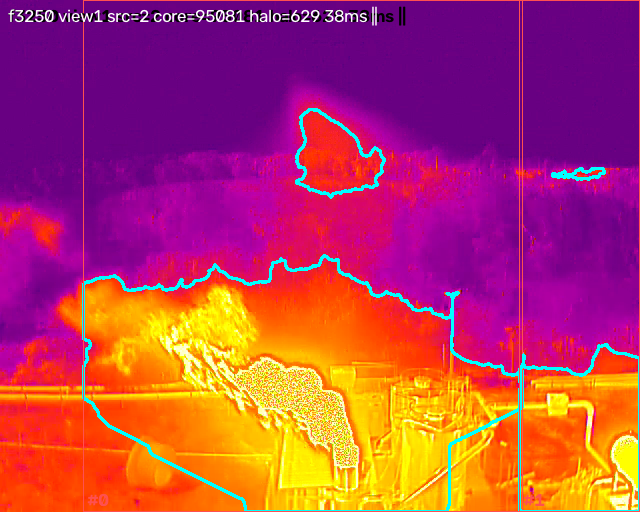
#> input picture tuned_003250.png, 640 x 512 px; its folder holds only this picture in this run
$ python -i motion.py   (imports and definitions only)   (older library calls are emulated)
#> lines starting #> are read from the running program, lines starting #| are printed output that depends on the picture
#> further down, picture is the input picture: shape (512, 640, 3); mean B, G, R 91.4, 58.1, 180.6
"""Background subtraction that survives a moving camera.

MOG2 and KNN model *this pixel* over time, so they only work when the pixel grid
is nailed to the world. Under a drone every pixel changes every frame and both
report the whole image as foreground. The geometry here is the opposite of what
they assume: the camera moves, the steam moves, the world does not.

The fix is two stages:

    GlobalMotion    estimate the frame-to-frame camera motion (a 3x3 warp)
    CompensatedSGM  warp the background model by it, *then* compare

The model is a port of the dual-mode single Gaussian model with age from
Yi et al., CVPRW 2013, "Detection of Moving Objects with Non-Stationary Cameras
in 5.8ms" (reference C++ at github.com/kmyid/fastMCD). Two Gaussians per block:
an *apparent* model that answers queries, and a *candidate* that quietly builds
up an alternative. Neither is contaminated by the other, so a plume hanging over
one spot cannot bleed into the background the way a single running average does.

Two things about this footage shape the defaults:

* The plume vents from a fixed *world* location, so once camera motion is
  compensated the plume is stationary in model coordinates. A long history will
  absorb it. What separates steam from hot metal is that it churns — keep the
  age cap short and the candidate model does the rest.
* A planar warp cannot register a 3D scene shot from a translating drone.
  Sharp static edges leave a residual proportional to their gradient, so every
  pixel is charged `edge_tolerance * |grad(background)|` of slack before it may
  be called foreground.

Known ceiling: the anchored stem of the jet is clipped white in every single
frame, so its temporal residual is zero and no motion-based method can see it.
This finds the churning head, not the column. Recovering the stem means growing
the mask along connected saturated pixels — a segmentation step, not a
background-subtraction one, and deliberately not in this module.
"""

import cv2
import numpy as np

# Ordered as the GUI combo shows them. "flow" is the default: sparse Lucas-Kanade
# is both the fastest and the most forgiving on video, where consecutive frames
# are nearly identical.
GMC_METHODS = ("flow", "orb", "ecc", "none")

IDENTITY = np.eye(3, dtype=np.float32)


def edge_strength(img: np.ndarray) -> np.ndarray:
    """Sobel magnitude, dilated: what a 1 px misregistration would cost here.

    Measured on the background model rather than on the frame — the plume's own
    speckle is a strong gradient too, and charging it slack would erase it.
    """
    src = img.astype(np.float32)
    gx = cv2.Sobel(src, cv2.CV_32F, 1, 0, ksize=3) / 8.0
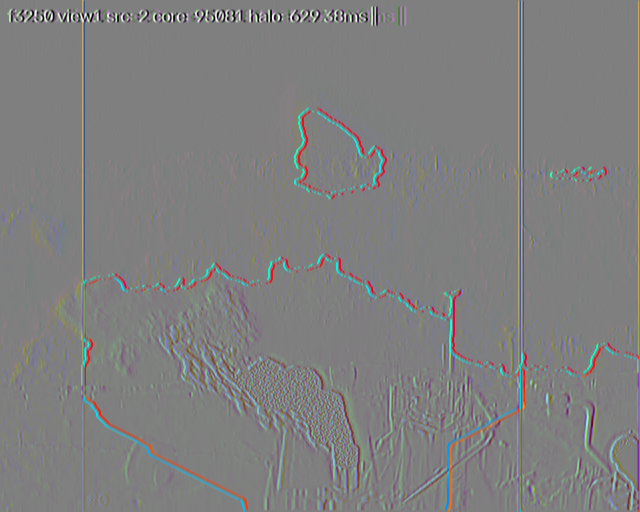
#> gx: shape (512, 640, 3) float32; mean B, G, R 0, 0.1, 0; drawn with min black and max white
    gy = cv2.Sobel(src, cv2.CV_32F, 0, 1, ksize=3) / 8.0
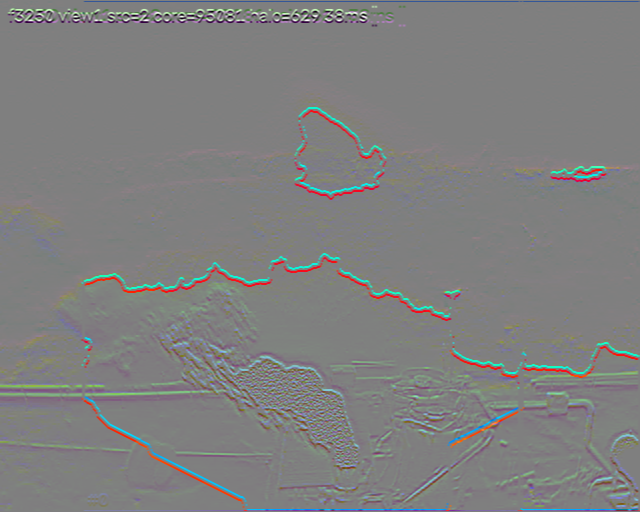
#> gy: shape (512, 640, 3) float32; mean B, G, R 0, 0.2, 0; drawn with min black and max white
    return cv2.dilate(cv2.magnitude(gx, gy), np.ones((5, 5), np.uint8))
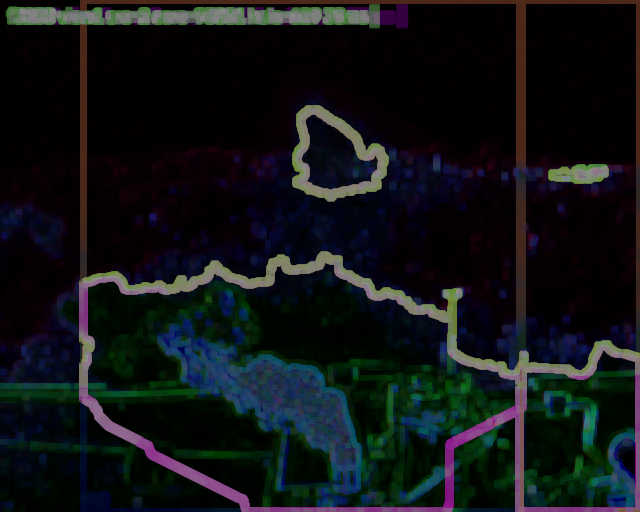
#> returned value: shape (512, 640, 3) float32; mean of channels 0, 1, 2 21.9, 19.8, 16.7; drawn as B, G, R


class GlobalMotion:
    """Frame-to-frame camera motion as a 3x3 warp, or identity when it fails.

    Estimated on a downscaled grey frame — the camera motion is a global, smooth
    thing, and halving the resolution quarters the work without measurably moving
    the answer.

    Every failure mode (no features, RANSAC gives up, ECC does not converge)
    returns identity with `inliers=0` rather than raising. This runs inside the
    worker thread, and a dropped frame must not take the app down; the caller
    surfaces the zero in the status bar so a dead registration stays visible.
    """

    # [112 lines left out: functions __init__, _small, _fit, _to_3x3, estimate, _by_flow and 2 more, not called in this run]


class CompensatedSGM:
    """Dual-mode single Gaussian background model, warped by the camera motion.

    State lives on a grid of `block` x `block` pixel cells — the paper's "one model
    for multiple pixels", which is what makes it real time and also smooths the
    per-pixel noise for free.

    Two models per cell:

        apparent   answers the foreground query
        candidate  builds up an alternative in the background

    A pixel that matches neither updates only the candidate. When the candidate
    has been stable *longer* than the apparent model, the two swap: whatever has
    persisted longest is by definition the background. That indirection is what
    stops a plume that lingers over one spot from being absorbed — it keeps
    resetting the candidate, so the candidate never gets old enough to win.
    """

    VAR_INIT = 900.0  # (30 grey levels)^2 — wide enough that nothing matches at first
    VAR_FLOOR = 25.0  # (5 grey levels)^2 — sensor noise; without it flat sky is all foreground

    # [212 lines left out: functions __init__, reset, _seed, _warp, _update, apply and 1 more, not called in this run]


# [2 lines not run here, left out]

>>> import cv2
>>> picture = cv2.imread('../tuned_003250.png')
>>> result = edge_strength(picture)
